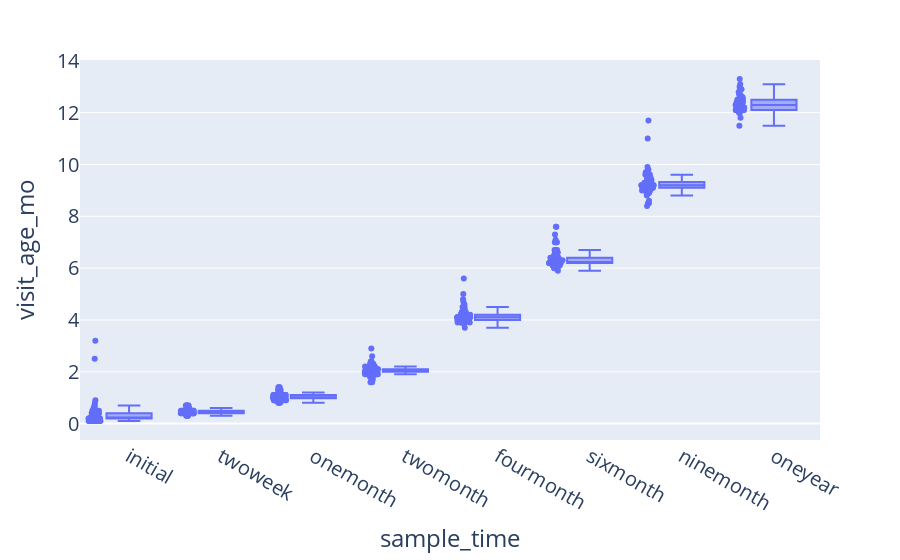

Here is the notebook cell this chart was saved with:
### Markdown cell above
### Fixing data using Clustering 
Another try was to train a classification model. The data is categorized with the column `sample_time` which divides the samples to "periods" of when the sample was taken (initial, onemonth ... ) 
<br></br>

**The issue**:
There is a category of `sick`. Subjects that came for the test because they were sick and not according to the timeline. To avoid the issues that can be caused, we will start without those examples

### Code cell
no_sick_df = merge_df[merge_df.sample_time != 'sick']
fig = px.box(no_sick_df,x='sample_time',y='visit_age_mo',points='all')
fig.update_layout(
font=dict(
        size=20,
    ))
fig

### Figure 1 — Plotly figure (JSON) as saved in the notebook; plotly's stock layout.template omitted (floating-point values rounded to 4 significant figures; data arrays with more than 128 entries replaced by an {"elided": "..."} marker saying what was removed)
{"data": [{"alignmentgroup": "True", "boxpoints": "all", "hovertemplate": "sample_time=%{x}<br>visit_age_mo=%{y}<extra></extra>", "legendgroup": "", "marker": {"color": "#636efa"}, "name": "", "notched": false, "offsetgroup": "", "orientation": "v", "showlegend": false, "type": "box", "x": {"elided": "783 str values"}, "x0": " ", "xaxis": "x", "y": {"elided": "783 float values"}, "y0": " ", "yaxis": "y"}], "layout": {"boxmode": "group", "font": {"size": 20}, "legend": {"tracegroupgap": 0}, "margin": {"t": 60}, "xaxis": {"anchor": "y", "domain": [0, 1], "title": {"text": "sample_time"}}, "yaxis": {"anchor": "x", "domain": [0, 1], "title": {"text": "visit_age_mo"}}}}
